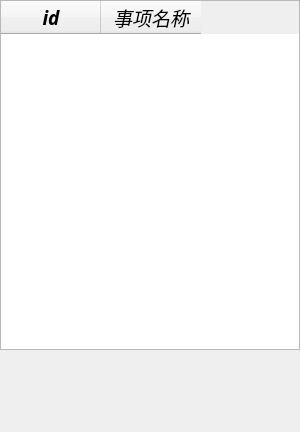
<?xml version="1.0" encoding="UTF-8"?>
<ui version="4.0">
 <class>dailymsy2</class>
 <widget class="QDialog" name="dailymsy2">
  <property name="geometry">
   <rect>
    <x>0</x>
    <y>0</y>
    <width>300</width>
    <height>432</height>
   </rect>
  </property>
  <property name="minimumSize">
   <size>
    <width>300</width>
    <height>432</height>
   </size>
  </property>
  <property name="maximumSize">
   <size>
    <width>300</width>
    <height>432</height>
   </size>
  </property>
  <property name="windowTitle">
   <string>Dialog</string>
  </property>
  <widget class="QTableWidget" name="showImNem">
   <property name="geometry">
    <rect>
     <x>0</x>
     <y>0</y>
     <width>300</width>
     <height>350</height>
    </rect>
   </property>
   <property name="minimumSize">
    <size>
     <width>300</width>
     <height>350</height>
    </size>
   </property>
   <property name="maximumSize">
    <size>
     <width>300</width>
     <height>350</height>
    </size>
   </property>
   <attribute name="verticalHeaderVisible">
    <bool>false</bool>
   </attribute>
   <column>
    <property name="text">
     <string>id</string>
    </property>
    <property name="font">
     <font>
      <family>幼圆</family>
      <pointsize>14</pointsize>
      <italic>true</italic>
      <bold>true</bold>
     </font>
    </property>
   </column>
   <column>
    <property name="text">
     <string>事项名称</string>
    </property>
    <property name="font">
     <font>
      <family>幼圆</family>
      <pointsize>14</pointsize>
      <italic>true</italic>
      <fontweight>DemiBold</fontweight>
     </font>
    </property>
   </column>
  </widget>
 </widget>
 <resources/>
 <connections/>
</ui>
